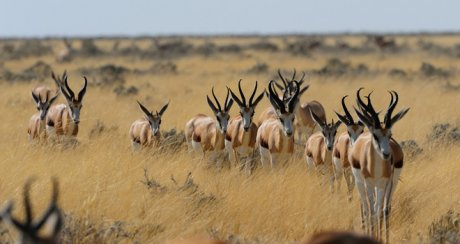
#> input picture data/images/img2.jpg, 460 x 244 px
$ python notion3.py
#> lines starting #> are read from the running program, lines starting #| are printed output that depends on the picture
# Récadrage de l'image
import cv2

image = cv2.imread('../data/images/img2.jpg')
#> image is the input picture: shape (244, 460, 3); mean B, G, R 106.1, 136, 155.8

height=100
width=100
y=50
x=50
# Recadrage de l'image
cropped_image = image[y:y+height, x:x+width]
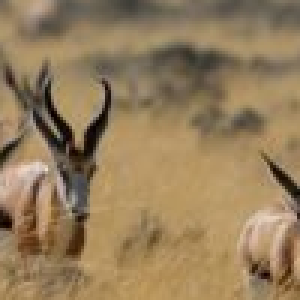
#> cropped_image: shape (100, 100, 3) (shown 3 times larger); mean B, G, R 91.7, 125.8, 149.4

# Affichage de l'image recadrée
cv2.imshow('cropped_image', cropped_image)
cv2.waitKey(0)
cv2.destroyAllWindows()

$ run again, with data/images/img1.jpg copied over data/images/img2.jpg
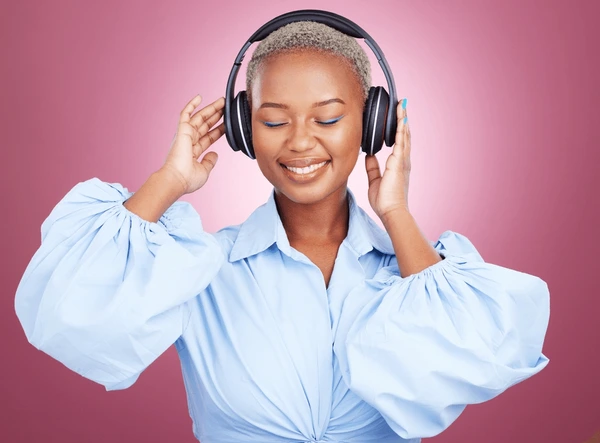
#> input picture data/images/img1.jpg, 600 x 443 px
#> image is the input picture: shape (443, 600, 3); mean B, G, R 174.5, 157, 194.1
#> `cropped_image = image[y:y+height, x:x+width]`:
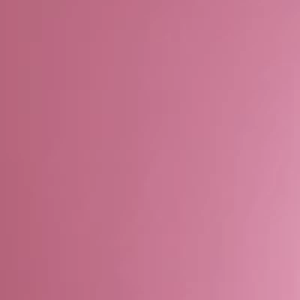
#> cropped_image: shape (100, 100, 3) (shown 3 times larger); mean B, G, R 143.4, 117.8, 196.4

$ run again, with data/images/img3.jpg copied over data/images/img2.jpg
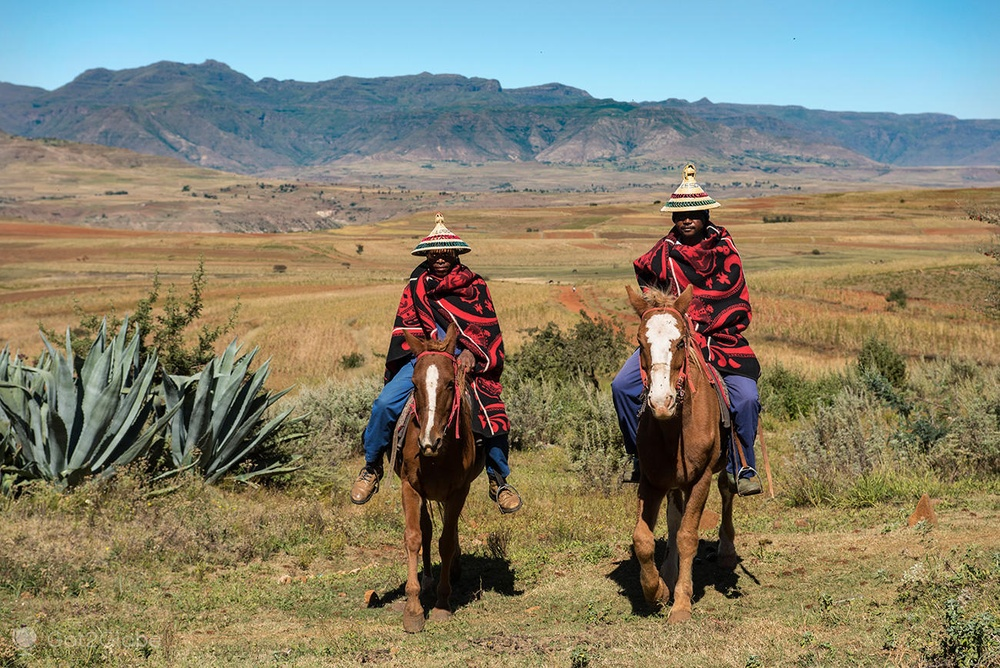
#> input picture data/images/img3.jpg, 1000 x 668 px, shrunk from 1300 x 868 before the run
#> image is the input picture: shape (668, 1000, 3); mean B, G, R 110.5, 130, 134
#> `cropped_image = image[y:y+height, x:x+width]`:
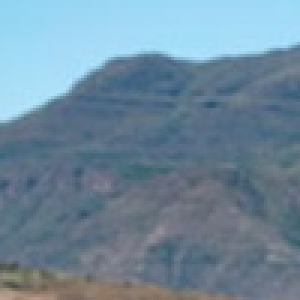
#> cropped_image: shape (100, 100, 3) (shown 3 times larger); mean B, G, R 156.1, 137.5, 111.3

$ run again, with data/images/img4.jpg copied over data/images/img2.jpg
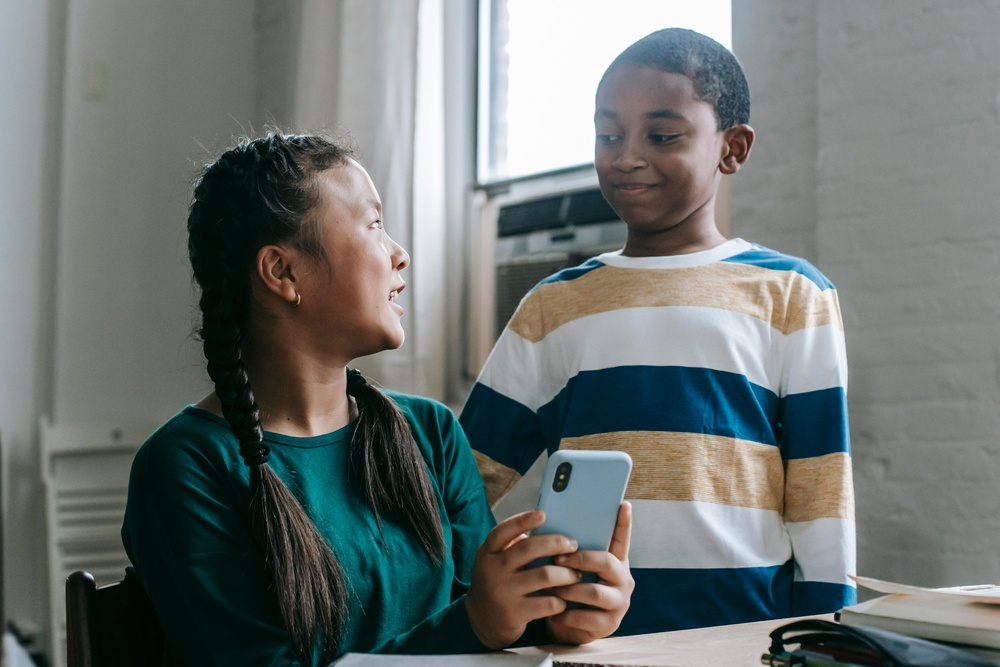
#> input picture data/images/img4.jpg, 1000 x 667 px, shrunk from 5343 x 3562 before the run
#> image is the input picture: shape (667, 1000, 3); mean B, G, R 112.6, 115.3, 108.4
#> `cropped_image = image[y:y+height, x:x+width]`:
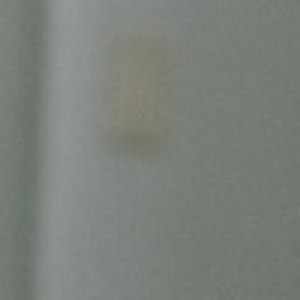
#> cropped_image: shape (100, 100, 3) (shown 3 times larger); mean B, G, R 121.8, 127.8, 123
